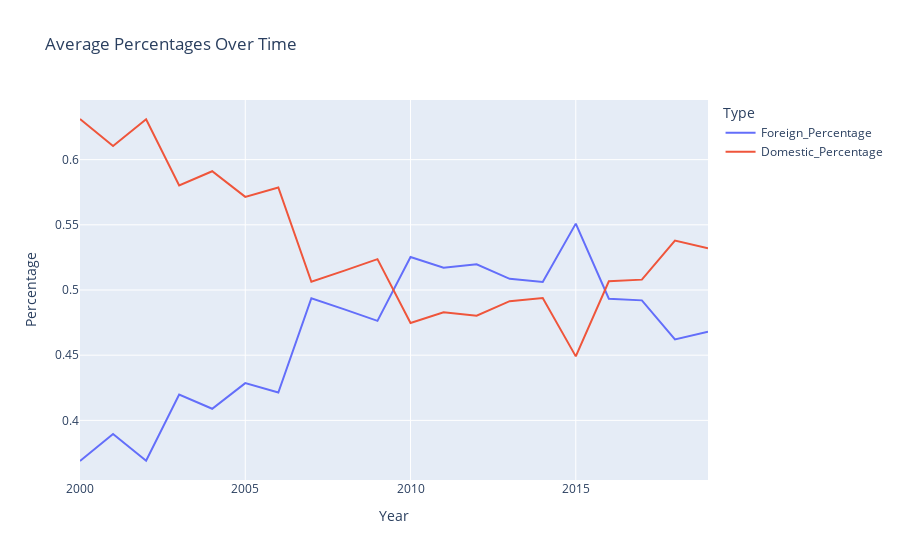

Notebook cell for this chart:
### Code cell
fig.show()

### Figure 1 — Plotly figure (JSON) as saved in the notebook; plotly's stock layout.template omitted (floating-point values rounded to 4 significant figures)
{"data": [{"hovertemplate": "Type=Foreign_Percentage<br>Year=%{x}<br>Percentage=%{y}<extra></extra>", "legendgroup": "Foreign_Percentage", "line": {"color": "#636efa", "dash": "solid"}, "marker": {"symbol": "circle"}, "mode": "lines", "name": "Foreign_Percentage", "orientation": "v", "showlegend": true, "type": "scatter", "x": [2000, 2001, 2002, 2003, 2004, 2005, 2006, 2007, 2008, 2009, 2010, 2011, 2012, 2013, 2014, 2015, 2016, 2017, 2018, 2019], "xaxis": "x", "y": [0.3688, 0.3896, 0.369, 0.4199, 0.4089, 0.4286, 0.4214, 0.4937, 0.4852, 0.4763, 0.5253, 0.5171, 0.5197, 0.5086, 0.5061, 0.5509, 0.4933, 0.492, 0.4621, 0.468], "yaxis": "y"}, {"hovertemplate": "Type=Domestic_Percentage<br>Year=%{x}<br>Percentage=%{y}<extra></extra>", "legendgroup": "Domestic_Percentage", "line": {"color": "#EF553B", "dash": "solid"}, "marker": {"symbol": "circle"}, "mode": "lines", "name": "Domestic_Percentage", "orientation": "v", "showlegend": true, "type": "scatter", "x": [2000, 2001, 2002, 2003, 2004, 2005, 2006, 2007, 2008, 2009, 2010, 2011, 2012, 2013, 2014, 2015, 2016, 2017, 2018, 2019], "xaxis": "x", "y": [0.6312, 0.6104, 0.631, 0.5801, 0.5911, 0.5714, 0.5786, 0.5063, 0.5148, 0.5237, 0.4747, 0.4829, 0.4803, 0.4914, 0.4939, 0.4491, 0.5067, 0.508, 0.5379, 0.532], "yaxis": "y"}], "layout": {"legend": {"title": {"text": "Type"}, "tracegroupgap": 0}, "title": {"text": "Average Percentages Over Time"}, "xaxis": {"anchor": "y", "domain": [0, 1], "title": {"text": "Year"}}, "yaxis": {"anchor": "x", "domain": [0, 1], "title": {"text": "Percentage"}}}}
